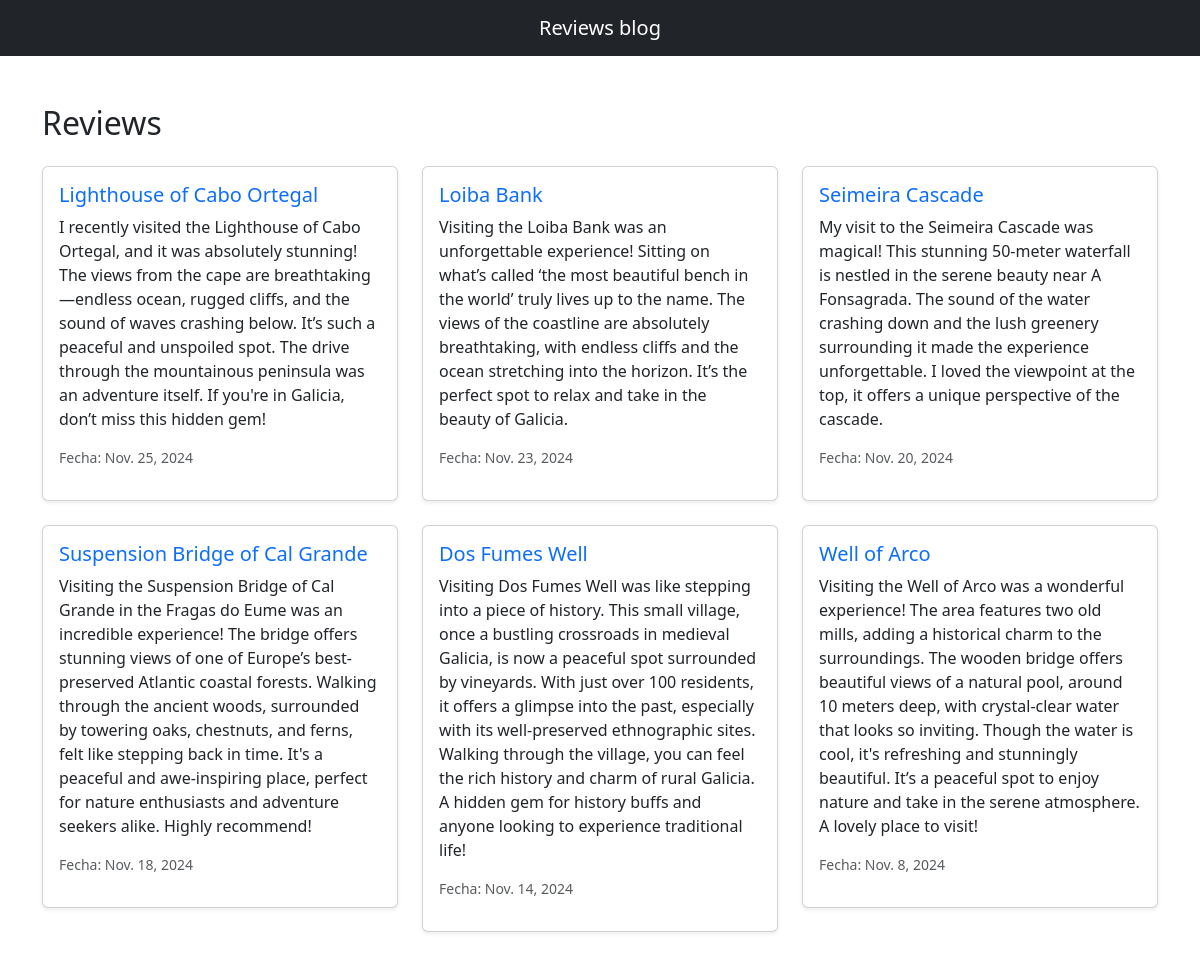
Screenshot of /blog/ with the database file from the repository.
### blog/models.py (models this page shows)
class Project(models.Model):
    title = models.CharField(max_length=200)
    description = models.TextField()
    date = models.DateField()

### blog/views.py (the view)
# urls.py: path('', views.all_blogs, name='all_blogs'),
def all_blogs(request):
    blogs = Project.objects.all()
    return render(request, 'blog/all_blogs.html', {'blogs': blogs})

### blog/templates/blog/all_blogs.html (shortened to what this page needs)
<!DOCTYPE html>
<html lang="en">
  <head>
    <link
      href="https://cdn.jsdelivr.net/npm/bootstrap@5.3.3/dist/css/bootstrap.min.css"
      rel="stylesheet"
    />
  </head>
  <body>
    <nav class="navbar navbar-dark bg-dark">
      <div class="container-fluid">
        <span class="navbar-brand mx-auto text-center">Reviews blog</span>
      </div>
    </nav>
    <div class="container mt-5">
      {% if blogs %}
      <h2 class="mb-4">Reviews</h2>
      <div class="row">
        {% for blog in blogs %}
        <div class="col-md-6 col-lg-4 mb-4">
          <div class="card shadow-sm">
            <div class="card-body">
              <h5 class="card-title text-primary">{{ blog.title }}</h5>
              <p class="card-text">{{ blog.description }}</p>
              <p class="text-muted small">Fecha: {{ blog.date }}</p>
            </div>
          </div>
        </div>
        {% endfor %}
      </div>
      {% else %}
      <div class="col-12">
        <p class="text-center text-muted">
          No hay proyectos disponibles en este momento.
        </p>
      </div>
      {% endif %}
    </div>
  </body>
</html>

### rows the page displays
Project: title "Lighthouse of Cabo Ortegal", description "I recently visited the Lighthouse of Cabo Ortegal, and it was absolutely stunning! The views from the cape are breathtaking—endless ocean, rugged cliffs, and the sound of waves crashing below. It’s such a peaceful and unspoiled spot. The drive through the mountainous peninsula was an adventure itself. If you're in Galicia, don’t miss this hidden gem!", date "Nov. 25, 2024"
Project: title "Loiba Bank", description "Visiting the Loiba Bank was an unforgettable experience! Sitting on what’s called ‘the most beautiful bench in the world’ truly lives up to the name. The views of the coastline are absolutely breathtaking, with endless cliffs and the ocean stretching into the horizon. It’s the perfect spot to relax and take in the beauty of Galicia.", date "Nov. 23, 2024"
Project: title "Seimeira Cascade", description "My visit to the Seimeira Cascade was magical! This stunning 50-meter waterfall is nestled in the serene beauty near A Fonsagrada. The sound of the water crashing down and the lush greenery surrounding it made the experience unforgettable. I loved the viewpoint at the top, it offers a unique perspective of the cascade.", date "Nov. 20, 2024"
Project: title "Suspension Bridge of Cal Grande", description "Visiting the Suspension Bridge of Cal Grande in the Fragas do Eume was an incredible experience! The bridge offers stunning views of one of Europe’s best-preserved Atlantic coastal forests. Walking through the ancient woods, surrounded by towering oaks, chestnuts, and ferns, felt like stepping back in time. It's a peaceful and awe-inspiring place, perfect for nature enthusiasts and adventure seekers alike. Highly recommend!", date "Nov. 18, 2024"
Project: title "Dos Fumes Well", description "Visiting Dos Fumes Well was like stepping into a piece of history. This small village, once a bustling crossroads in medieval Galicia, is now a peaceful spot surrounded by vineyards. With just over 100 residents, it offers a glimpse into the past, especially with its well-preserved ethnographic sites. Walking through the village, you can feel the rich history and charm of rural Galicia. A hidden gem for history buffs and anyone looking to experience traditional life!", date "Nov. 14, 2024"
Project: title "Well of Arco", description "Visiting the Well of Arco was a wonderful experience! The area features two old mills, adding a historical charm to the surroundings. The wooden bridge offers beautiful views of a natural pool, around 10 meters deep, with crystal-clear water that looks so inviting. Though the water is cool, it's refreshing and stunningly beautiful. It’s a peaceful spot to enjoy nature and take in the serene atmosphere. A lovely place to visit!", date "Nov. 8, 2024"
